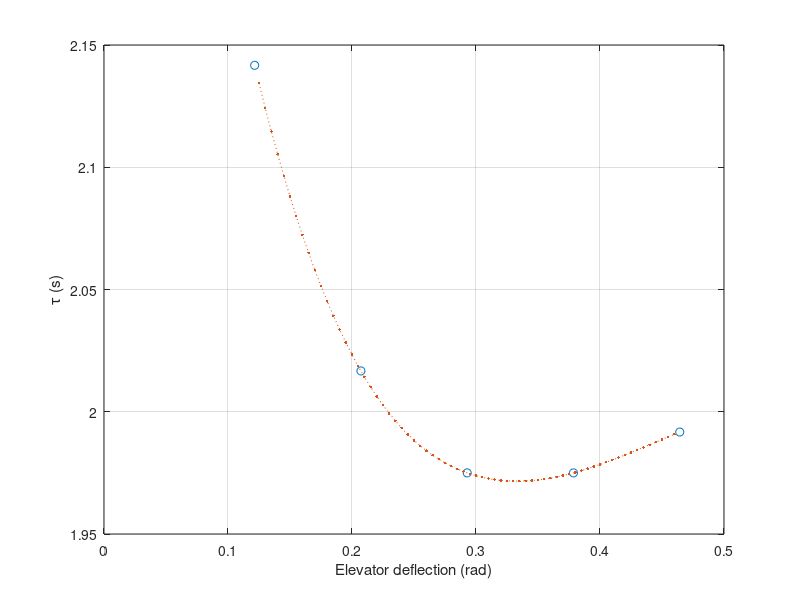

MATLAB code for this plot:
% Function that relates the elevator deflection to the time to dive 100ft
% numer of points: 10
% the remaining points have been calculated by a spline interpolation
% Author: Oihane Cereceda
% Date: June 20, 2019

% Elevator deflections:
x=[0.1215 0.2072 0.2929 0.3786 0.4643];

% Tau:
v=[2.1417 2.0167 1.975 1.975 1.9917];

% query points
xq=0.05:0.005:0.4643;

% interpolation function
vq1 = interp1(x,v,xq, 'spline');

% plot
plot(x,v,'o',xq,vq1,':.');
grid
%title('Elevator deflection vs. \tau')
xlabel('Elevator deflection (rad)')
ylabel('\tau (s)')